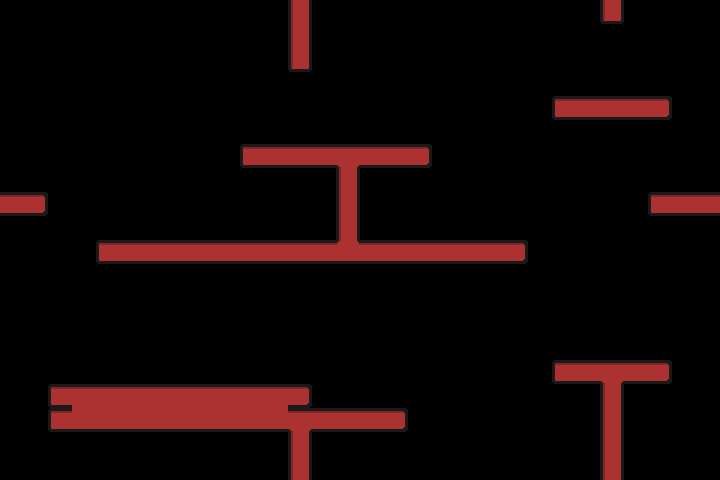

This is a level from a 2D game, rendered from its Tiled map with the project's own tilesets. A one-line summary and the complete map file follow:
An orthogonal 30x20 tile map with 24x24 px tiles, 1 tile layer (0).

<map version="1.9" tiledversion="1.9.1" orientation="orthogonal" renderorder="right-down" width="30" height="20" tilewidth="24" tileheight="24" infinite="0" nextlayerid="2" nextobjectid="1">
 <editorsettings>
  <export target="test.tmj" format="json" />
 </editorsettings>
 <tileset firstgid="1" name="textures" tilewidth="24" tileheight="24" tilecount="25" columns="5">
  <image source="Sprite-0001.png" width="120" height="120" />
 </tileset>
 <layer id="1" name="0" width="30" height="20">
  <properties>
   <property name="collide" type="bool" value="true" />
  </properties>
  <data encoding="csv">
0,0,0,0,0,0,0,0,0,0,0,0,6,0,0,0,0,0,0,0,0,0,0,0,0,13,0,0,0,0,
0,0,0,0,0,0,0,0,0,0,0,0,6,0,0,0,0,0,0,0,0,0,0,0,0,0,0,0,0,0,
0,0,0,0,0,0,0,0,0,0,0,0,13,0,0,0,0,0,0,0,0,0,0,0,0,0,0,0,0,0,
0,0,0,0,0,0,0,0,0,0,0,0,0,0,0,0,0,0,0,0,0,0,0,0,0,0,0,0,0,0,
0,0,0,0,0,0,0,0,0,0,0,0,0,0,0,0,0,0,0,0,0,0,0,3,1,1,1,2,0,0,
0,0,0,0,0,0,0,0,0,0,0,0,0,0,0,0,0,0,0,0,0,0,0,0,0,0,0,0,0,0,
0,0,0,0,0,0,0,0,0,0,3,1,1,1,8,1,1,2,0,0,0,0,0,0,0,0,0,0,0,0,
0,0,0,0,0,0,0,0,0,0,0,0,0,0,6,0,0,0,0,0,0,0,0,0,0,0,0,0,0,0,
1,2,0,0,0,0,0,0,0,0,0,0,0,0,6,0,0,0,0,0,0,0,0,0,0,0,0,3,1,1,
0,0,0,0,0,0,0,0,0,0,0,0,0,0,6,0,0,0,0,0,0,0,0,0,0,0,0,0,0,0,
0,0,0,0,3,1,1,1,1,1,1,1,1,1,11,1,1,1,1,1,1,2,0,0,0,0,0,0,0,0,
0,0,0,0,0,0,0,0,0,0,0,0,0,0,0,0,0,0,0,0,0,0,0,0,0,0,0,0,0,0,
0,0,0,0,0,0,0,0,0,0,0,0,0,0,0,0,0,0,0,0,0,0,0,0,0,0,0,0,0,0,
0,0,0,0,0,0,0,0,0,0,0,0,0,0,0,0,0,0,0,0,0,0,0,0,0,0,0,0,0,0,
0,0,0,0,0,0,0,0,0,0,0,0,0,0,0,0,0,0,0,0,0,0,0,0,0,0,0,0,0,0,
0,0,0,0,0,0,0,0,0,0,0,0,0,0,0,0,0,0,0,0,0,0,0,3,1,8,1,2,0,0,
0,0,3,4,4,4,4,4,4,4,4,4,2,0,0,0,0,0,0,0,0,0,0,0,0,6,0,0,0,0,
0,0,3,5,5,5,5,5,5,5,5,5,8,1,1,1,2,0,0,0,0,0,0,0,0,6,0,0,0,0,
0,0,0,0,0,0,0,0,0,0,0,0,6,0,0,0,0,0,0,0,0,0,0,0,0,6,0,0,0,0,
0,0,0,0,0,0,0,0,0,0,0,0,6,0,0,0,0,0,0,0,0,0,0,0,0,6,0,0,0,0
</data>
 </layer>
</map>